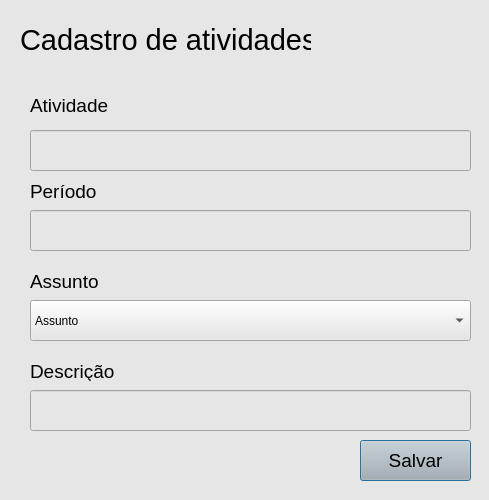
<?xml version="1.0" encoding="UTF-8"?>
<ui version="4.0">
 <class>Dialog</class>
 <widget class="QDialog" name="Dialog">
  <property name="geometry">
   <rect>
    <x>0</x>
    <y>0</y>
    <width>489</width>
    <height>500</height>
   </rect>
  </property>
  <property name="windowTitle">
   <string>Agenda de Atividade</string>
  </property>
  <property name="styleSheet">
   <string notr="true">background-color: rgb(230, 230, 230);</string>
  </property>
  <widget class="QLineEdit" name="nomeAtividade">
   <property name="geometry">
    <rect>
     <x>30</x>
     <y>130</y>
     <width>441</width>
     <height>41</height>
    </rect>
   </property>
  </widget>
  <widget class="QLineEdit" name="periodo">
   <property name="geometry">
    <rect>
     <x>30</x>
     <y>210</y>
     <width>441</width>
     <height>41</height>
    </rect>
   </property>
  </widget>
  <widget class="QPushButton" name="Bt_Cadastro">
   <property name="geometry">
    <rect>
     <x>360</x>
     <y>440</y>
     <width>111</width>
     <height>41</height>
    </rect>
   </property>
   <property name="font">
    <font>
     <pointsize>14</pointsize>
    </font>
   </property>
   <property name="styleSheet">
    <string notr="true">background-color: rgb(180, 180, 180);</string>
   </property>
   <property name="text">
    <string>Salvar</string>
   </property>
  </widget>
  <widget class="QComboBox" name="Box_Assunto">
   <property name="geometry">
    <rect>
     <x>30</x>
     <y>300</y>
     <width>441</width>
     <height>41</height>
    </rect>
   </property>
   <item>
    <property name="text">
     <string>Assunto</string>
    </property>
   </item>
  </widget>
  <widget class="QLabel" name="label_4">
   <property name="geometry">
    <rect>
     <x>20</x>
     <y>20</y>
     <width>291</width>
     <height>41</height>
    </rect>
   </property>
   <property name="text">
    <string>&lt;html&gt;&lt;head/&gt;&lt;body&gt;&lt;p&gt;&lt;span style=&quot; font-size:22pt;&quot;&gt;Cadastro de atividades&lt;/span&gt;&lt;/p&gt;&lt;/body&gt;&lt;/html&gt;</string>
   </property>
  </widget>
  <widget class="QLabel" name="label">
   <property name="geometry">
    <rect>
     <x>30</x>
     <y>90</y>
     <width>81</width>
     <height>31</height>
    </rect>
   </property>
   <property name="text">
    <string>&lt;html&gt;&lt;head/&gt;&lt;body&gt;&lt;p&gt;&lt;span style=&quot; font-size:14pt;&quot;&gt;Atividade&lt;/span&gt;&lt;/p&gt;&lt;/body&gt;&lt;/html&gt;</string>
   </property>
  </widget>
  <widget class="QLabel" name="label_2">
   <property name="geometry">
    <rect>
     <x>30</x>
     <y>180</y>
     <width>71</width>
     <height>21</height>
    </rect>
   </property>
   <property name="text">
    <string>&lt;html&gt;&lt;head/&gt;&lt;body&gt;&lt;p&gt;&lt;span style=&quot; font-size:14pt;&quot;&gt;Período&lt;/span&gt;&lt;/p&gt;&lt;/body&gt;&lt;/html&gt;</string>
   </property>
  </widget>
  <widget class="QLabel" name="label_3">
   <property name="geometry">
    <rect>
     <x>30</x>
     <y>270</y>
     <width>81</width>
     <height>21</height>
    </rect>
   </property>
   <property name="text">
    <string>&lt;html&gt;&lt;head/&gt;&lt;body&gt;&lt;p&gt;&lt;span style=&quot; font-size:14pt;&quot;&gt;Assunto&lt;/span&gt;&lt;/p&gt;&lt;/body&gt;&lt;/html&gt;</string>
   </property>
  </widget>
  <widget class="QLineEdit" name="descricao">
   <property name="geometry">
    <rect>
     <x>30</x>
     <y>390</y>
     <width>441</width>
     <height>41</height>
    </rect>
   </property>
  </widget>
  <widget class="QLabel" name="label_5">
   <property name="geometry">
    <rect>
     <x>30</x>
     <y>360</y>
     <width>91</width>
     <height>21</height>
    </rect>
   </property>
   <property name="text">
    <string>&lt;html&gt;&lt;head/&gt;&lt;body&gt;&lt;p&gt;&lt;span style=&quot; font-size:14pt;&quot;&gt;Descrição&lt;/span&gt;&lt;/p&gt;&lt;/body&gt;&lt;/html&gt;</string>
   </property>
  </widget>
 </widget>
 <resources/>
 <connections/>
</ui>
